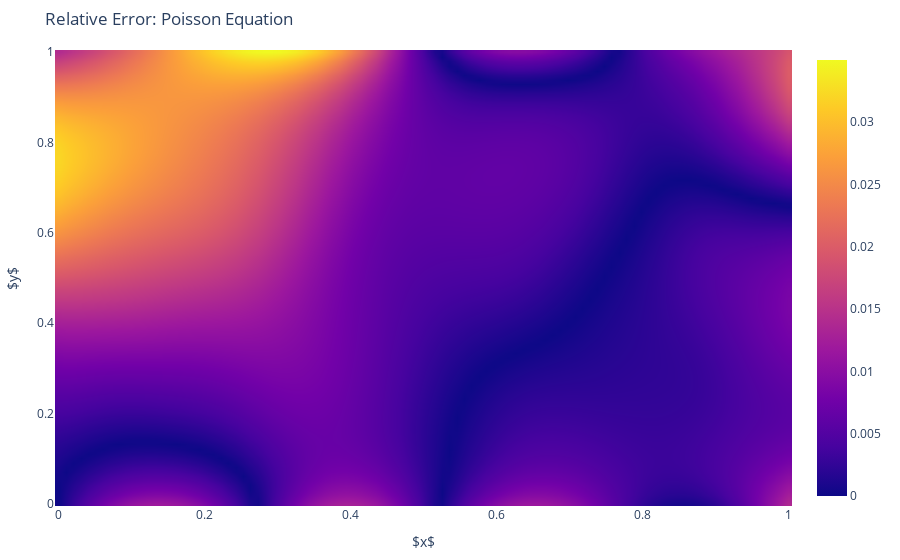

Here is the notebook cell this chart was saved with:
### Code cell
fig = make_subplots(rows=1, cols=1, specs=[[{'type': 'heatmap'}]])
xs = np.linspace(0, 1, 100)
ys = np.linspace(0, 1, 100)
us_pred = np.array([[np.abs((solver.u(x, y).item() - sol(x, y))/(sol(x, y)+1)) for x in xs] for y in ys])
fig.add_trace(go.Heatmap(x=xs, y=np.flip(ys), z=us_pred, zsmooth = 'best'), row=1, col=1)
fig.update_layout(title='Relative Error: Poisson Equation',
                  margin=dict(l=50, r=50, b=50, t=50))
fig.update_xaxes(title="$x$")
fig.update_yaxes(title="$y$")
fig.show()
print("MSE:", np.mean(us_pred**2))
